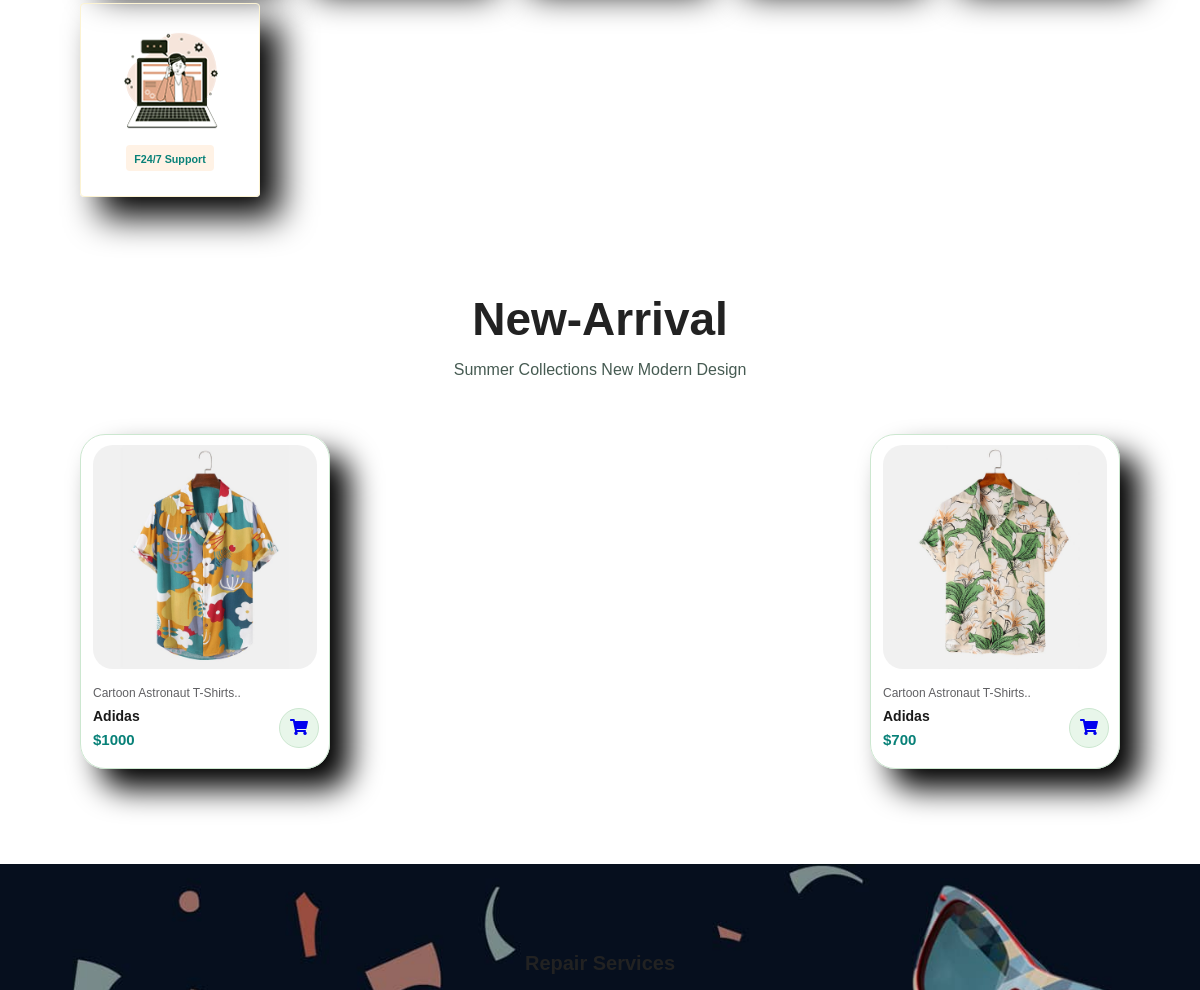
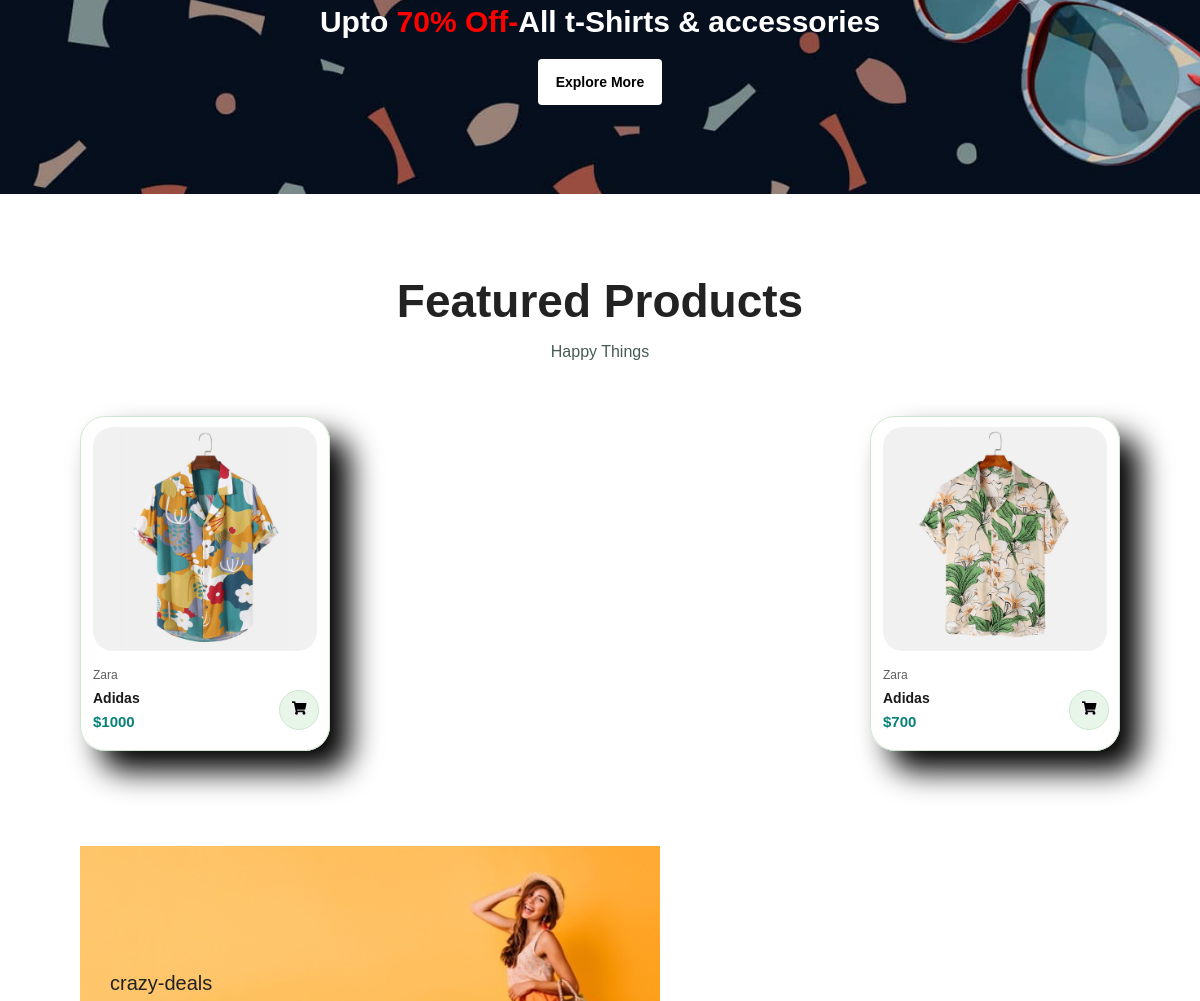
Before: / (signed in, middle part) with the older database file (2 pictures, top to bottom).
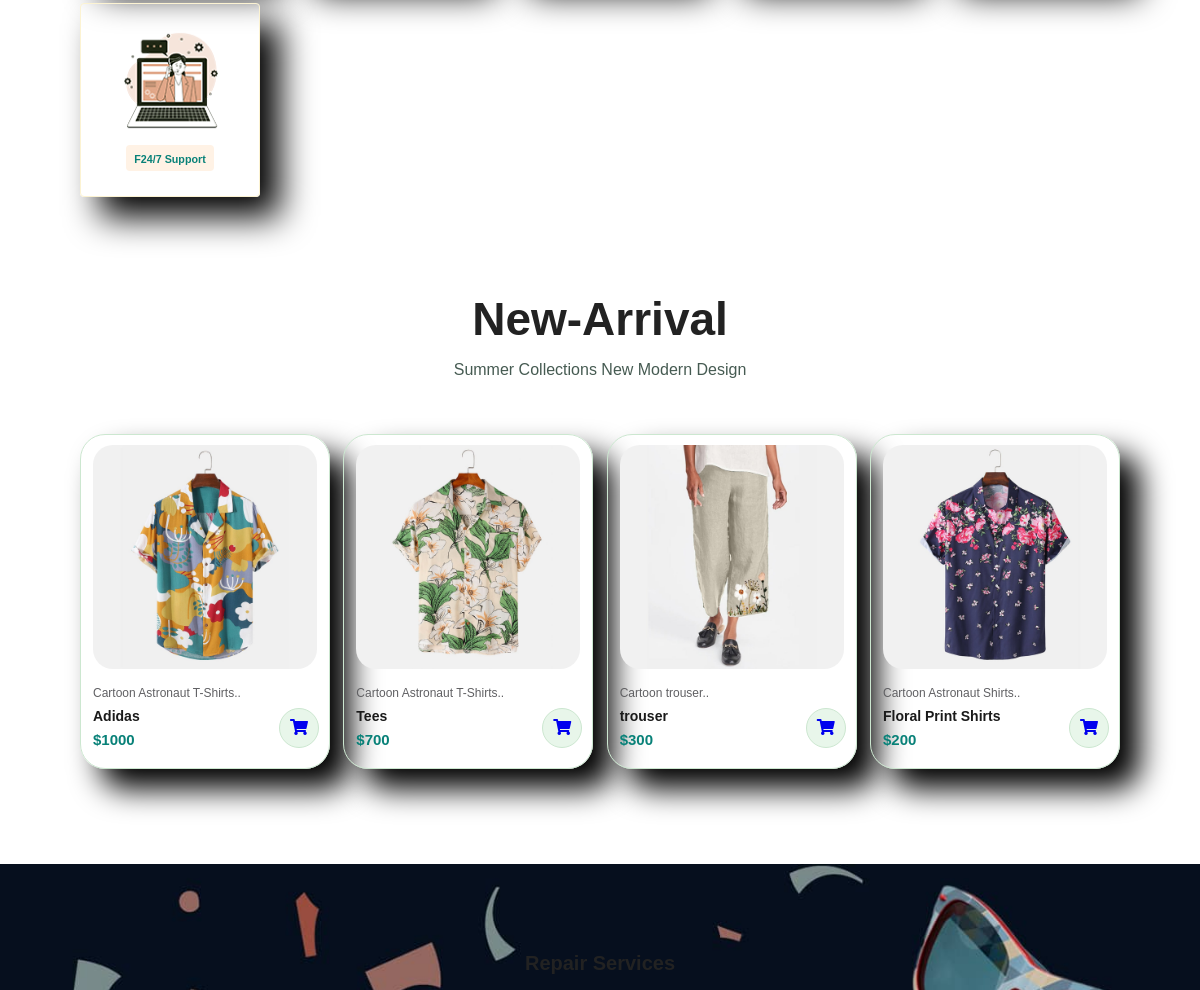
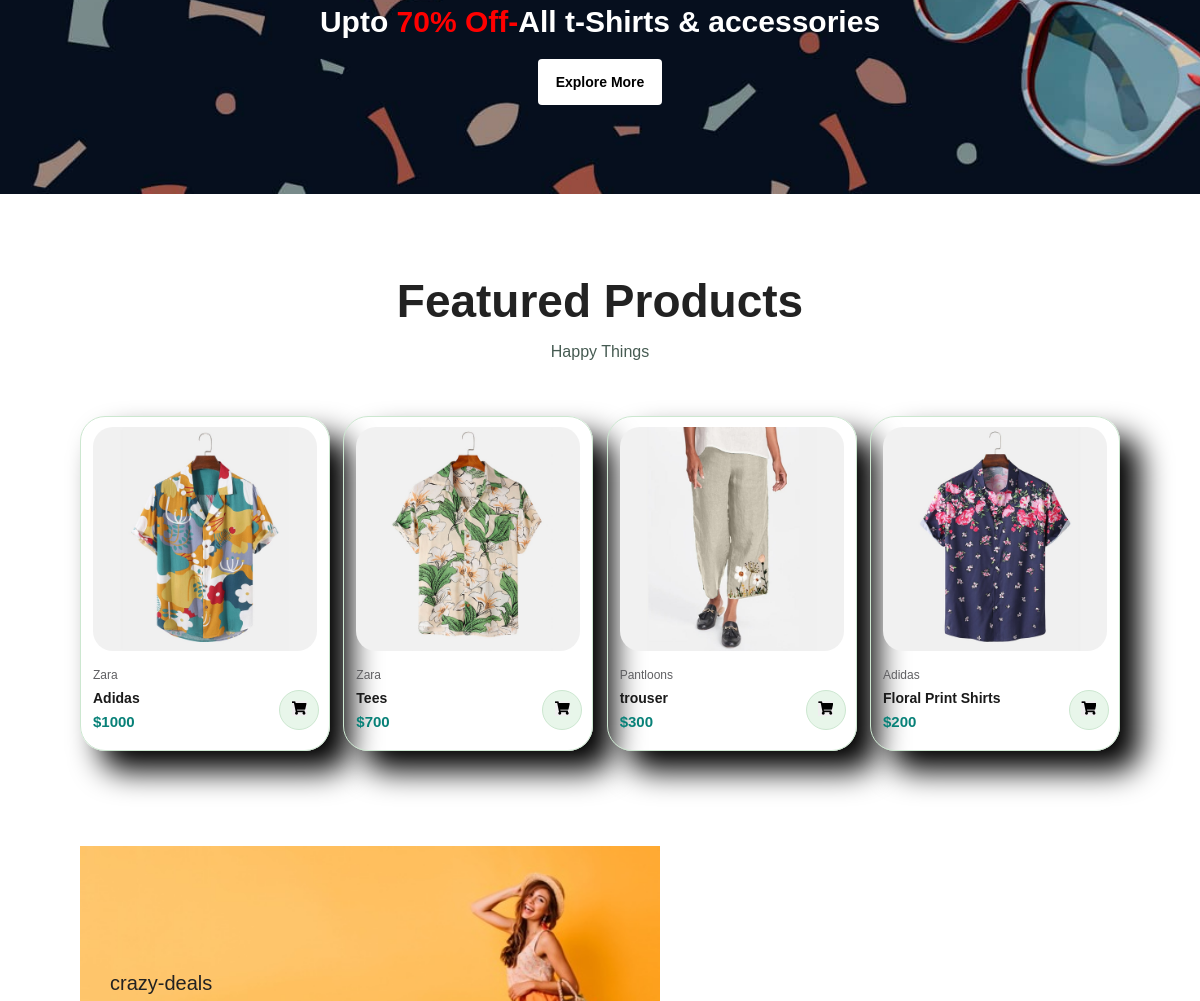
After: the same page with the newer database file (2 pictures, top to bottom).
### home/models.py (models this page shows, shortened)
class Product(models.Model):
    GENDER_CHOICES = [
        ('M', 'Male'),
        ('F', 'Female'),
    ]
    id=models.AutoField(primary_key=True)
    product_name = models.CharField(max_length=50)
    desc = models.CharField(max_length=300)
    Category = models.CharField(max_length=300,default="")
    SubCategory = models.CharField(max_length=300,default="")
    price = models.IntegerField(default=0)
    pub_date = models.DateField()
    image = models.ImageField(upload_to='products/images/',default="")
    brand = models.CharField(max_length=50,default="Zara")
    rating=models.IntegerField(default=5)
    gender = models.CharField(max_length=1, choices=GENDER_CHOICES,default="Male")

### home/views.py (the view)
# urls.py: path("", views.ecom, name='ecom')  ,
def ecom(request):
    if request.user.is_anonymous:
        return redirect("/login")
    trending_products = Product.objects.filter(rating__gt=3)
    one_week_ago = timezone.now() - timedelta(days=7)
    new_products = Product.objects.filter(pub_date__gte=one_week_ago)
    context = {
        'trending_products': trending_products,
        'new_products': new_products,
        'active_page': 'ecom'
    }
    return render(request, 'ecom.html', context)

### home/templatetags/custom_filters.py (called while the page is built)
@register.filter
def times(number):
    if number is None:
        number = 0
    return range(number)

### templates/ecom.html (shortened to what this page needs)
{% extends 'base1.html' %}
{% load static %}
{% load custom_filters %}
{% block body %}
    <section id="feature" class="section-p1">
        <div class="fe-box">
            <img src="{% static 'img/features/f6.png'%}" alt="">
            <h6>F24/7 Support</h6>
        </div>
    </section>
    <section id="product1" class="section-p1">
        <h2>New-Arrival</h2>
        <p>Summer Collections New Modern Design</p>
        <div class="Pro-Container">
            {% for product in new_products %}
            <div class="pro">
                <img src= '/media/{{product.image }}' alt="">
                <div class="des">
                    <span>{{ product.desc|slice:"0:50" }}.. </span>
                    <h5>{{ product.product_name }}</h5>
                    {% load custom_filters %}
                    <h4>${{ product.price }}</h4>
                </div>
                <div class="cart">
                <a href="#" >
                    <i  class="fas fa-shopping-cart "></i>
                </a>
            </div>
            </div>
            {% endfor %}
        </div>
    </section>
<section id="banner" class="section-m1">
    <h4>Repair Services</h4>
    <h2>Upto <span>70% Off-</span>All t-Shirts & accessories</h2>
    <button class="normal">Explore More</button>
</section>
<section id="product1" class="section-p1">
    <h2>Featured Products</h2>
    <p>Happy Things</p>
    <div class="Pro-Container">
        {% for product in trending_products %}
        <div class="pro">
            <a href="/product/{{product.id}}">
                <img src='/media/{{product.image}}' alt='Product Image'>
            </a>
            <div class="des">
                <span>{{ product.brand }}</span>
                <h5>{{ product.product_name }}</h5>
                {% load custom_filters %}
                <h4>${{ product.price }}</h4>
            </div>
            <div class="cart">
                    <button id="cart" type="submit" style="border:none">
                        <i class="fas fa-shopping-cart"></i>
                    </button>
            </div>
        </div>
        {% endfor %}
    </div>
</section>
<section id="sm-banner" class="section-p1">
    <div class="banner-box">
            <h4>crazy-deals</h4>
            <h2>buy 1 get 1 free</h2>
    </div>
</section>
{% endblock %}

Changed rows visible on the page:
changed Product: product_name "Adidas" → "Tees"
added Product: image (picture), desc "Cartoon trouser", product_name "trouser", price "300", brand "Pantloons"
added Product: image (picture), desc "Cartoon Astronaut Shirts", product_name "Floral Print Shirts", price "200", brand "Adidas"
